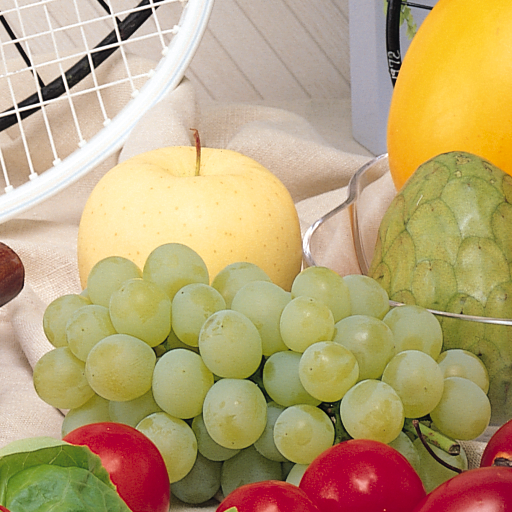
//> input picture pictures/fruits.png, 512 x 512 px; the run also reads 2 pictures not shown here
$ ./picture-difference   (built with g++ and OpenCV 4)
//> lines starting //> are read from the running program, lines starting //| are printed output that depends on the picture; after the words box and inside, x2 and y2 are one past the last pixel; in counts of white or black regions, pixels touching at a corner belong together
#include <iostream>
#include <opencv2/opencv.hpp>
#include <vector>
using  namespace cv;
using namespace std;
int main() {
    Mat original_image = imread("../pictures/fruits.png");
//> original_image is the input picture: 512 rows x 512 cols, CV_8UC3; mean B, G, R 118.3, 163.3, 185.5
    const int COLS = original_image.cols;
//> COLS = 512
    const int ROWS = original_image.rows;
//> ROWS = 512
    Mat quality_65_image = imread("../pictures/fruits_65_quality.jpeg");
    Mat quality_95_image = imread("../pictures/fruits_95_quality.jpeg");
    Mat result(2*original_image.rows, 5*original_image.cols, CV_8UC3);
    quality_65_image.copyTo(result(Rect(4*COLS, 0*ROWS, COLS, ROWS)));
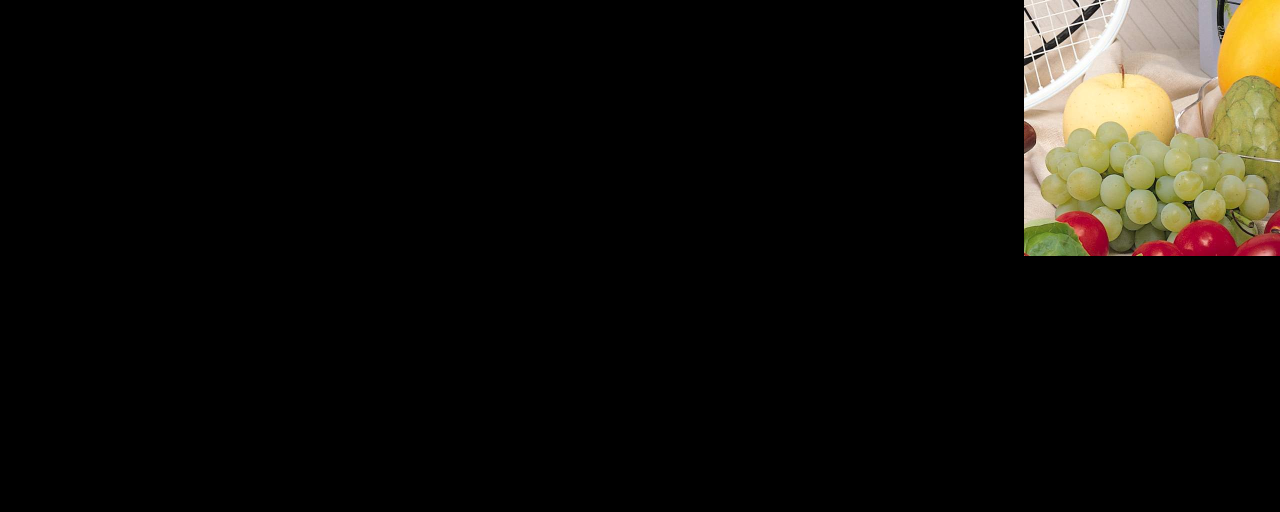
//> result: 1024 rows x 2560 cols, CV_8UC3 (shown at 1/2 size); mean B, G, R 11.8, 16.3, 18.5
    quality_95_image.copyTo(result(Rect(4*COLS, 1*ROWS, COLS, ROWS)));
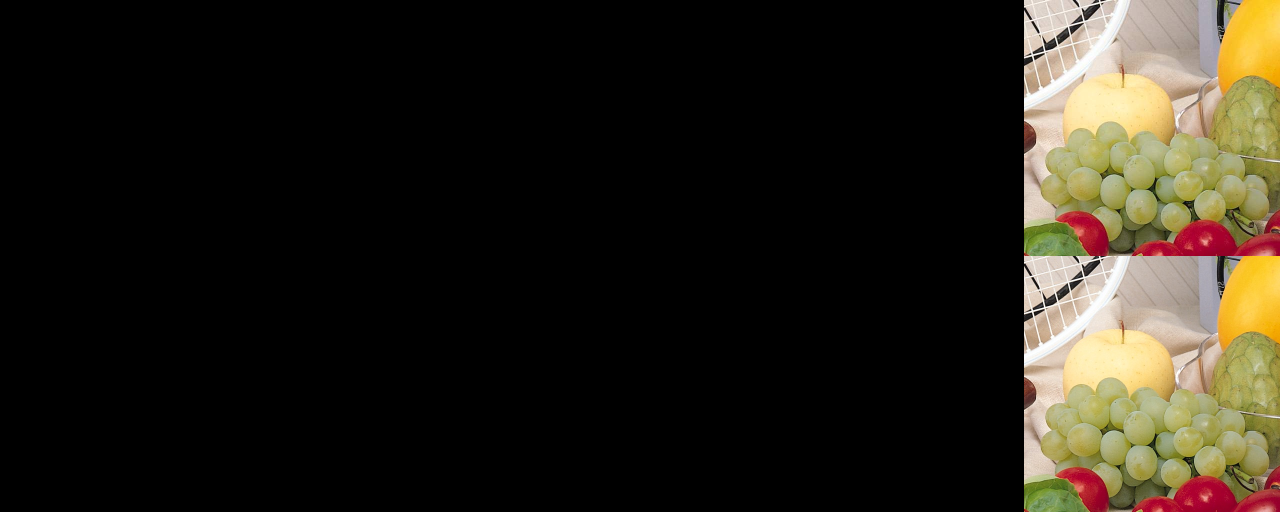
//> result: 1024 rows x 2560 cols, CV_8UC3 (shown at 1/2 size); 10% of pixels changed, all inside (x1, y1, x2, y2) = (2048, 512, 2560, 1024)
    vector<Mat> images[3];
//    images.push_back(quality_65_image);
//    images.push_back(quality_95_image);
    Mat diff;
    Mat q65_chans[3], q95_chans[3];
    absdiff(original_image, quality_65_image, diff);
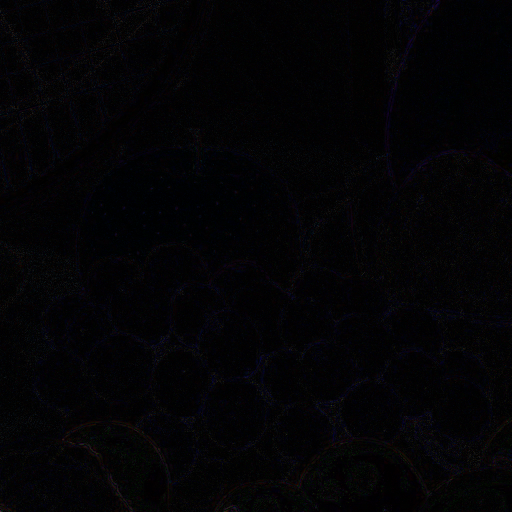
//> diff: 512 rows x 512 cols, CV_8UC3; mean B, G, R 5, 3.1, 3.4
    split(diff, q65_chans);
    absdiff(original_image, quality_95_image, diff);
    split(diff, q95_chans);
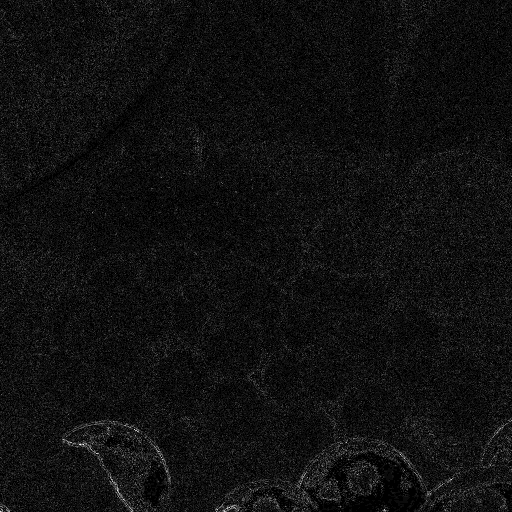
//> q95_chans[1]: 512 rows x 512 cols, CV_8UC1; min 0, max 23, mean 1.5; drawn with min black and max white
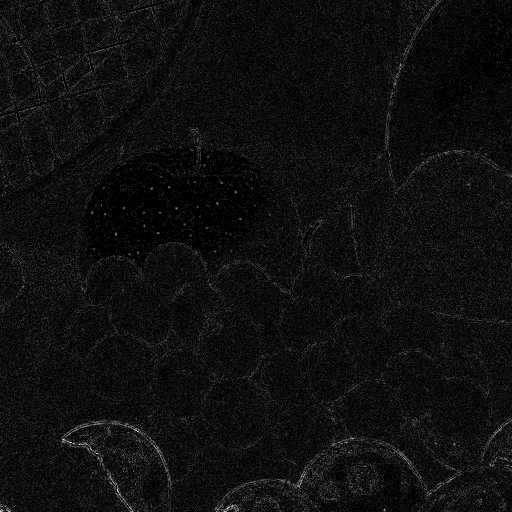
//> q95_chans[2]: 512 rows x 512 cols, CV_8UC1; min 0, max 35, mean 2; drawn with min black and max white
    for (int i = 0; i < 3 ; i++){
        Mat q65_cur_chans[3], q65_cur_image;
        Mat q95_cur_chans[3], q95_cur_image;
        for (int i_chanel = 0; i_chanel < 3; i_chanel++) {
            q65_cur_chans[i_chanel] = i_chanel == i ? q65_chans[i_chanel] : Mat::zeros(ROWS, COLS, CV_8UC1);
            q95_cur_chans[i_chanel] = i_chanel == i ? q95_chans[i_chanel] : Mat::zeros(ROWS, COLS, CV_8UC1);
        }
        merge(q65_cur_chans,3, q65_cur_image);
        q65_cur_image.copyTo(result(Rect( i*COLS, 0, COLS, ROWS )));
        merge(q95_cur_chans,3, q95_cur_image);
        q95_cur_image.copyTo(result(Rect( i*COLS, ROWS, COLS, ROWS )));
    }
    Mat hsv_original, hsv_q65, hsv_q95;
    cvtColor(original_image, hsv_original, COLOR_BGR2HSV);
//> hsv_original: 512 rows x 512 cols, CV_8UC3; mean H, S, V 36.7, 99.4, 187.1
    cvtColor(quality_65_image, hsv_q65, COLOR_BGR2HSV);
//> hsv_q65: 512 rows x 512 cols, CV_8UC3; mean H, S, V 35.7, 99.9, 187
    cvtColor(quality_95_image, hsv_q95, COLOR_BGR2HSV);
//> hsv_q95: 512 rows x 512 cols, CV_8UC3; mean H, S, V 36.2, 99.8, 186.9
    Mat q65_diff_hsv, q95_diff_hsv;
    absdiff(hsv_original, hsv_q65, q65_diff_hsv);
//> q65_diff_hsv: 512 rows x 512 cols, CV_8UC3; mean H, S, V 5.5, 8.1, 3.3
    absdiff(hsv_original, hsv_q95, q95_diff_hsv);
//> q95_diff_hsv: 512 rows x 512 cols, CV_8UC3; mean H, S, V 4.2, 5.7, 1.9
    Mat hsv_planes[3];
    vector<Mat> images_hsv;
    images_hsv.push_back(q65_diff_hsv);
    images_hsv.push_back(q95_diff_hsv);
    for (int i = 0; i < 2; i++){
        Mat cur_image = images_hsv[i];
        cv::split(cur_image, hsv_planes);
        hsv_planes[0] = hsv_planes[1] =  Mat::zeros(ROWS, COLS, CV_8UC1);
        cv::merge(hsv_planes, 3, cur_image);
        cvtColor(cur_image, cur_image, COLOR_HSV2BGR);
        cur_image.copyTo(result(Rect(3*COLS, i*ROWS, COLS, ROWS)));
    }
//> result: 1024 rows x 2560 cols, CV_8UC3; mean B, G, R 25, 33.6, 38.1
    imshow("res", result);
    waitKey(0);
}
